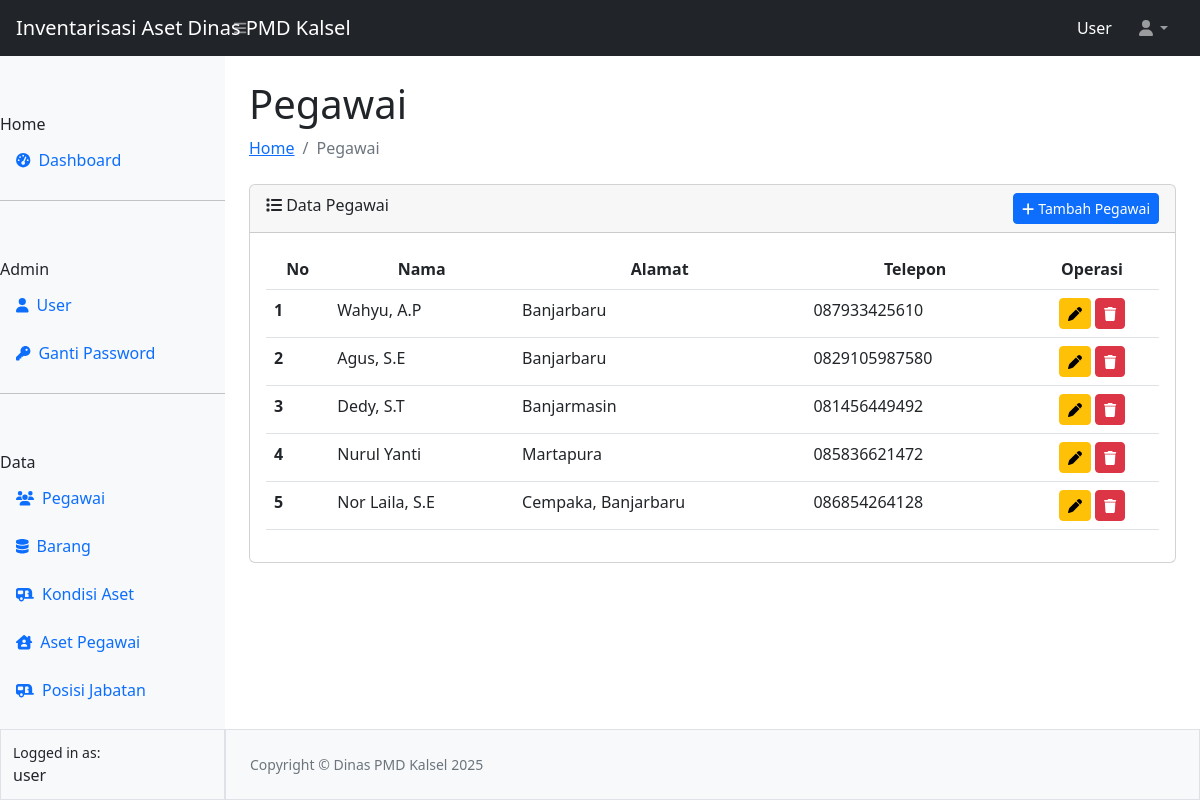
Screenshot of /pegawaiii/pegawaiii.php (signed in) with the database file from the repository.
### tables this page shows
CREATE TABLE `tbl_pegawaiii` (
  `id` int(11) NOT NULL,
  `nama` varchar(128) NOT NULL,
  `alamat` varchar(128) NOT NULL,
  `telepon` varchar(20) NOT NULL
);

### config.php (called while the page is built, shortened)
<?php
$main_url = "http://localhost/pkl/";
?>

### pegawaiii/pegawaiii.php (the view, shortened to what this page needs)
<?php
require_once "../config.php";
require_once "../template/header.php";
require_once "../template/navbar.php";
require_once "../template/sidebar.php";
?>
<div id="layoutSidenav_content">
  <main>
    <div class="container-fluid px-4">
      <h1 class="mt-4">Pegawai</h1>
      <ol class="breadcrumb mb-4">
        <li class="breadcrumb-item"><a href="../index.php">Home</a></li>
        <li class="breadcrumb-item active">Pegawai</li>
      </ol>
      <div class="card">
        <div class="card-header">
          <i class="fa-solid fa-list"></i> Data Pegawai
          <a href="<?= $main_url ?>pegawaiii/addpegawaiii.php" class="btn btn-sm btn-primary float-end ms-2"><i
              class="fa-solid fa-plus"></i> Tambah Pegawai</a>
        </div>
        <div class="card-body">
          <table class="table table-hover" id="datatablesSimple">
            <thead>
              <tr>
                <th scope="col">
                  <center>No</center>
                </th>
                <th scope="col">
                  <center>Nama</center>
                </th>
                <th scope="col">
                  <center>Alamat</center>
                </th>
                <th scope="col">
                  <center>Telepon</center>
                </th>
                <th scope="col">
                  <center>Operasi</center>
                </th>
              </tr>
            </thead>
            <tbody>
              <?php
              $no = 1;
              $queryPegawai = mysqli_query($koneksi, "SELECT * FROM tbl_pegawaiii");
              while ($data = mysqli_fetch_array($queryPegawai)) {
                ?>
                <tr>
                  <th scope="row"><?= $no++ ?></th>
                  <td><?= $data['nama'] ?></td>
                  <td><?= $data['alamat'] ?></td>
                  <td><?= $data['telepon'] ?></td>
                  <td align="center">
                    <a href="editpegawaiii.php?id=<?= $data['id'] ?>" class="btn btn-sm btn-warning"
                      title="update pegawai"><i class="fa-solid fa-pen"></i></a>
                    <button type="button" class="btn btn-sm btn-danger" id="btnHapus" title="hapus pegawai"
                      data-id="<?= $data['id'] ?>"><i class="fa-solid fa-trash"></i></button>
                  </td>
                </tr>
              <?php } ?>
            </tbody>
          </table>
        </div>
      </div>
    </div>
  </main>
  <?php
  require_once "../template/footer.php";
  ?>

### rows the page displays
tbl_pegawaiii: nama "Wahyu, A.P", alamat "Banjarbaru", telepon "087933425610"
tbl_pegawaiii: nama "Agus, S.E", alamat "Banjarbaru", telepon "0829105987580"
tbl_pegawaiii: nama "Dedy, S.T", alamat "Banjarmasin", telepon "081456449492"
tbl_pegawaiii: nama "Nurul Yanti", alamat "Martapura", telepon "085836621472"
tbl_pegawaiii: nama "Nor Laila, S.E", alamat "Cempaka, Banjarbaru", telepon "086854264128"

### other values shown
$_SESSION["ssUser"] "User"
$_SESSION["ssUser"] "user"
